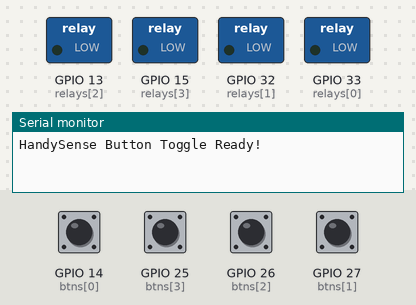
This program was run on a simulated ESP32. Shown: switched loads named in the program (green lamp = pin HIGH), the last lines printed to the serial monitor. The inputs (shaded band) are chosen by the test bench; at power-on: GPIO 14 (btns[0]), GPIO 25 (btns[3]), GPIO 26 (btns[2]), GPIO 27 (btns[1]) HIGH.

Above: at 1.2 s.
1.3 s: GPIO 14 (btns[0]) pulled LOW for 0.15 s
At 2.5 s:
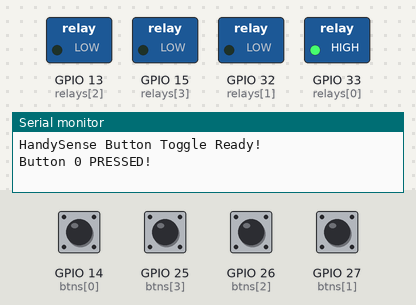
2.9 s: GPIO 25 (btns[3]) pulled LOW for 0.15 s
At 4.3 s:
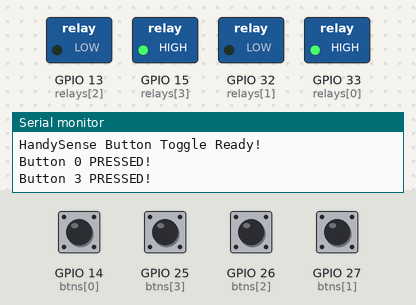
4.6 s: GPIO 26 (btns[2]) pulled LOW for 0.15 s
At 5.8 s:
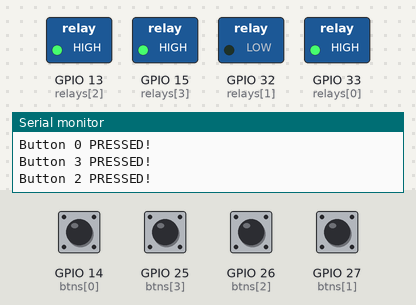
6.3 s: GPIO 27 (btns[1]) pulled LOW for 0.15 s
At 7.1 s:
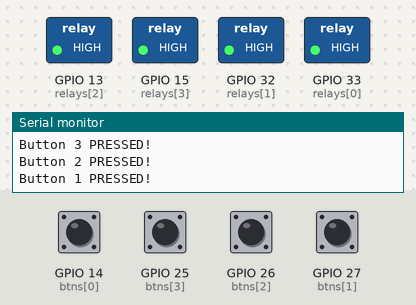
8.0 s: GPIO 14 (btns[0]) pulled LOW for 1 s
At 8.9 s:
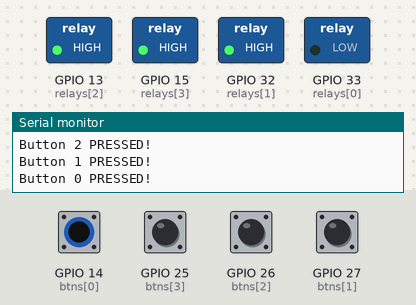
10.5 s: GPIO 25 (btns[3]) pulled LOW for 1 s
At 12.7 s:
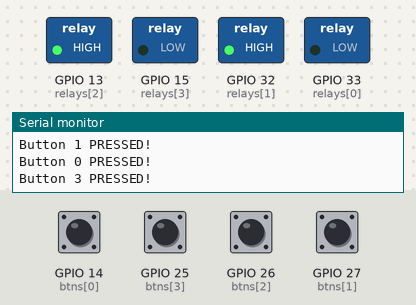
Timing chart, 0 to 14.0 s (numbered marks = the images above; inputs shaded):
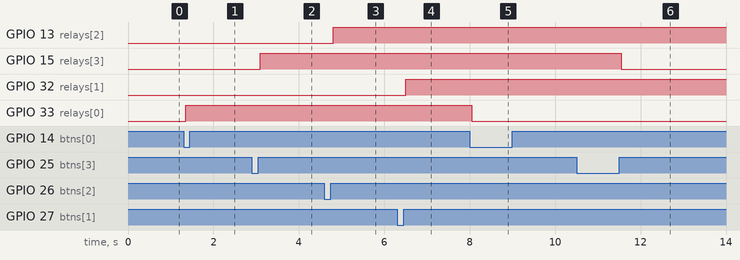

Measured:
- after the input at 1.3 s, GPIO 33 (relays[0]): LOW → HIGH after 0.05 s
- after the input at 2.9 s, GPIO 15 (relays[3]): LOW → HIGH after 0.20 s
- after the input at 4.6 s, GPIO 13 (relays[2]): LOW → HIGH after 0.20 s
- after the input at 6.3 s, GPIO 32 (relays[1]): LOW → HIGH after 0.20 s
- after the input at 8.0 s, GPIO 33 (relays[0]): HIGH → LOW after 0.05 s
- after the input at 10.5 s, GPIO 15 (relays[3]): HIGH → LOW after 1.1 s

The program:

main.cpp
```cpp
#include <Arduino.h>

const int btns[] = {14, 27, 26, 25};
const int relays[] = {33, 32, 13, 15};

// เก็บค่าสถานะก่อนหน้าเพื่อเช็คการกด
int lastStates[] = {1, 1, 1, 1};

void setup() {
  Serial.begin(115200);
  for (int i = 0; i < 4; i++) {
    pinMode(btns[i], INPUT_PULLUP);
    pinMode(relays[i], OUTPUT);
    digitalWrite(relays[i], LOW);
    // อ่านค่าเริ่มต้นเก็บไว้
    lastStates[i] = digitalRead(btns[i]);
  }
  Serial.println("HandySense Button Toggle Ready!");
}

void loop() {
  for (int i = 0; i < 4; i++) {
    int currentState = digitalRead(btns[i]);

    // ถ้าสถานะเปลี่ยนไปจากเดิม (มีการกดหรือปล่อย)
    if (currentState != lastStates[i]) {
      delay(50); // Debounce ป้องกันปุ่มเด้ง

      // เช็คอีกครั้งเพื่อความชัวร์
      if (digitalRead(btns[i]) == currentState) {

        // เงื่อนไข: ถ้าเป็น SW0 (ปกติเป็น 1) ให้ทำงานเมื่อเป็น 0
        // หรือถ้าเป็น SW1-3 (ปกติเป็น 0) ให้ทำงานเมื่อเป็น 1
        if ((i == 0 && currentState == LOW) || (i > 0 && currentState == HIGH)) {
          Serial.print("Button "); Serial.print(i); Serial.println(" PRESSED!");

          // สั่ง Toggle Relay (ถ้าเปิดอยู่ให้ปิด ถ้าปิดอยู่ให้เปิด)
          digitalWrite(relays[i], !digitalRead(relays[i]));
        }
        // TEST
        lastStates[i] = currentState; // อัปเดตสถานะล่าสุด
      }
    }
  }
}
```
